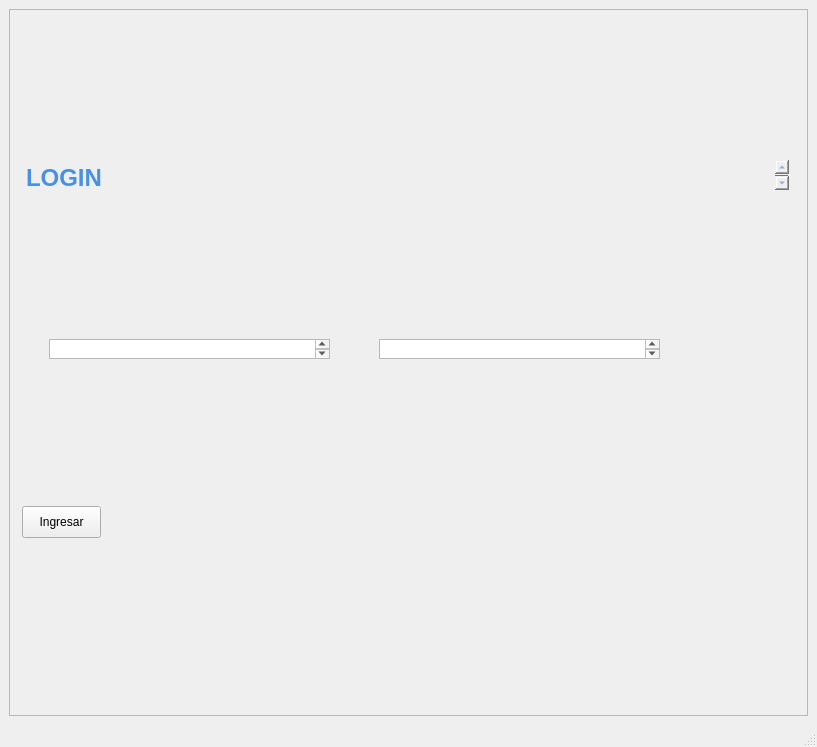
<?xml version="1.0" encoding="UTF-8"?>
<ui version="4.0">
 <class>MainWindow</class>
 <widget class="QMainWindow" name="MainWindow">
  <property name="geometry">
   <rect>
    <x>0</x>
    <y>0</y>
    <width>817</width>
    <height>747</height>
   </rect>
  </property>
  <property name="windowTitle">
   <string>MainWindow</string>
  </property>
  <widget class="QWidget" name="centralwidget">
   <layout class="QGridLayout" name="gridLayout">
    <item row="0" column="0">
     <widget class="QFrame" name="frame">
      <property name="frameShape">
       <enum>QFrame::Shape::StyledPanel</enum>
      </property>
      <property name="frameShadow">
       <enum>QFrame::Shadow::Raised</enum>
      </property>
      <widget class="QPushButton" name="BT_login">
       <property name="geometry">
        <rect>
         <x>13</x>
         <y>497</y>
         <width>79</width>
         <height>32</height>
        </rect>
       </property>
       <property name="text">
        <string>Ingresar</string>
       </property>
      </widget>
      <widget class="QPlainTextEdit" name="plainTextEdit">
       <property name="geometry">
        <rect>
         <x>13</x>
         <y>151</y>
         <width>767</width>
         <height>30</height>
        </rect>
       </property>
       <property name="maximumSize">
        <size>
         <width>16777215</width>
         <height>30</height>
        </size>
       </property>
       <property name="styleSheet">
        <string notr="true">
 
        background-color: transparent;
        border: none;
        color: #4A90E2; /* Azul elegante */
        font-size: 24px;
        font-weight: bold;
        text-align: center;
    

</string>
       </property>
       <property name="plainText">
        <string>LOGIN
</string>
       </property>
      </widget>
      <widget class="QTextEdit" name="login_input">
       <property name="geometry">
        <rect>
         <x>40</x>
         <y>330</y>
         <width>281</width>
         <height>20</height>
        </rect>
       </property>
       <property name="maximumSize">
        <size>
         <width>16777215</width>
         <height>20</height>
        </size>
       </property>
      </widget>
      <widget class="QTextEdit" name="rol_input">
       <property name="geometry">
        <rect>
         <x>370</x>
         <y>330</y>
         <width>281</width>
         <height>20</height>
        </rect>
       </property>
       <property name="maximumSize">
        <size>
         <width>16777215</width>
         <height>20</height>
        </size>
       </property>
      </widget>
     </widget>
    </item>
   </layout>
  </widget>
  <widget class="QMenuBar" name="menubar">
   <property name="geometry">
    <rect>
     <x>0</x>
     <y>0</y>
     <width>817</width>
     <height>24</height>
    </rect>
   </property>
  </widget>
  <widget class="QStatusBar" name="statusbar"/>
 </widget>
 <resources/>
 <connections/>
</ui>
